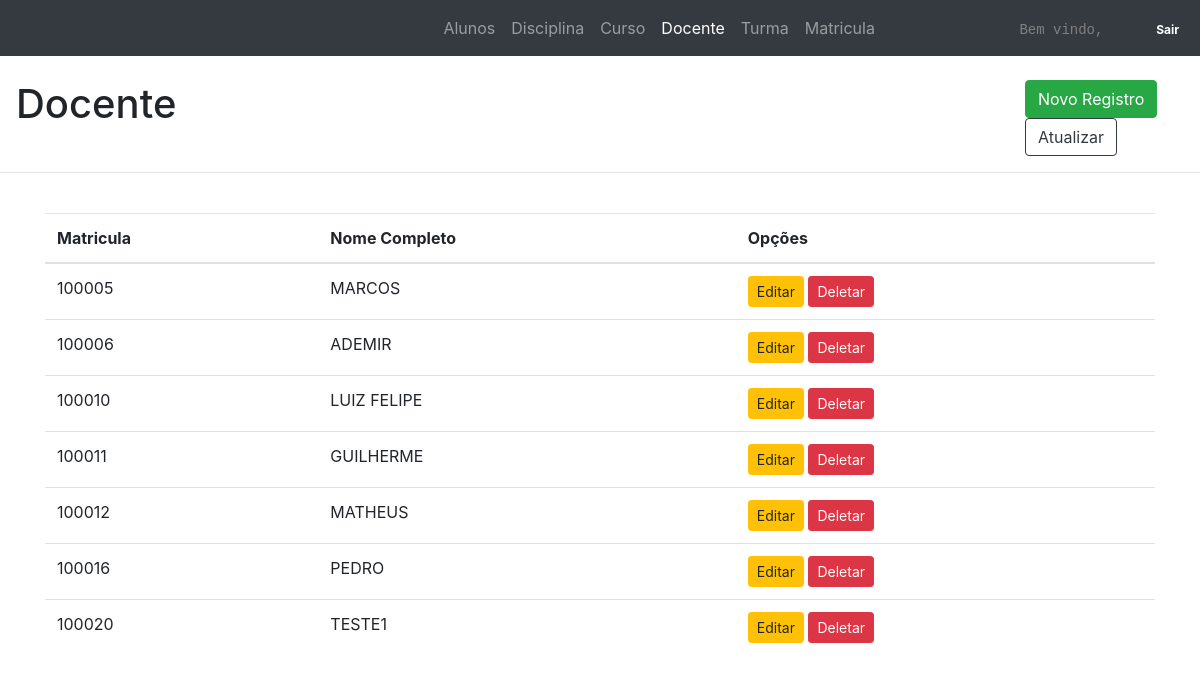
Page /app/docente.php (signed in) on the committed database.
### tables this page shows
create table docente
(
	matriculaDocente int auto_increment
		primary key,
	nomeCompleto varchar(50) null
);

### app/docente.php (the view, shortened to what this page needs)
<?php
include 'conexao.php';
?>
    <!DOCTYPE html>
    <html lang="pt-br">
    <head>
      <link rel="stylesheet" href="https://stackpath.bootstrapcdn.com/bootstrap/4.1.3/css/bootstrap.min.css">
      <link rel="stylesheet" href="https://maxcdn.bootstrapcdn.com/bootstrap/4.0.0/css/bootstrap.min.css">
      <link rel="stylesheet" href="./css/main.css">
      <link href="https://unpkg.com/gijgo@1.9.13/css/gijgo.min.css" rel="stylesheet" type="text/css" />
  </head>
  <body>
    <nav class="navbar navbar-expand-lg navbar-dark bg-dark">
      <div class="container col-lg-2 ">
        <div class="collapse navbar-collapse" id="navbarNav">
          <ul class="navbar-nav">
            <li class="nav-item">
              <a class="nav-link" href="./aluno.php">Alunos</a>
            </li>
            <li class="nav-item">
              <a class="nav-link" href="./disciplinas.php">Disciplina</a>
            </li>
            <li class="nav-item">
              <a class="nav-link" href="./curso.php">Curso</a>
            </li>
            <li class="nav-item active">
              <a class="nav-link" href="./docente.php">Docente</a>
            </li>
            <li class="nav-item">
              <a class="nav-link" href="./turma.php">Turma</a>
            </li>
            <li class="nav-item">
              <a class="nav-link" href="./matricula.php">Matricula</a>
            </li>
          </ul>
        </div>
      </div>
     <div class="mr-5">
        <code class="text-right"><font color="grey">Bem vindo, <?php echo $_SESSION['login'] . " ";?></font></code>
    </div>
    <div>
        <a href="./index.php" class="badge badge-dark">Sair</a>
    </div>
    </nav>
 <br>
 <div class="row">
    <div class="col">
      <h1 class="ml-3">Docente</h1>
  </div>
  <div class="col col-lg-2">
    <button autofocus type="button" class="btn btn-success" data-toggle="modal" data-target="#addDocente">Novo Registro</button>
    <button type="button" class="btn btn-outline-dark" onclick="location.reload()">Atualizar</button>
</div>
</div>
<hr>
<br>
<?php
$sql = "SELECT * FROM Docente;";
$stmt = $conn->prepare($sql);
$stmt->execute();
$result = $stmt->fetchAll();
?>
<div class="container">
    <table class="table table-hover">
      <thead>
        <tr>
          <th scope="col">Matricula</th>
          <th scope="col">Nome Completo</th>
          <th scope="col">Opções</th>
      </tr>
  </thead>
  <tbody>
    <?php foreach ($result as $key => $value) : ?>
      <tr>
        <td><?=$value['matriculaDocente']; ?></td>
        <td><?=$value['nomeCompleto']; ?></td>
        <td>
          <button type="submit" class="btn btn-warning btn-sm" data-toggle="modal" data-target="#editaDocente" onclick="editaDocente(<?=$value['matriculaDocente']; ?>, '<?=$value['nomeCompleto']; ?>');">Editar</button>
          <button  type="submit" class="btn btn-danger btn-sm" onclick="deletaRegistro('excluirDocente', <?php echo $value['matriculaDocente']; ?>)">Deletar
          </button>
      </td>
  </tr>
<?php endforeach ?>
</tbody>
</table>
</div>
</body>
</html>

### rows in the picture
docente: matriculaDocente "100005", nomeCompleto "MARCOS"
docente: matriculaDocente "100006", nomeCompleto "ADEMIR"
docente: matriculaDocente "100010", nomeCompleto "LUIZ FELIPE"
docente: matriculaDocente "100011", nomeCompleto "GUILHERME"
docente: matriculaDocente "100012", nomeCompleto "MATHEUS"
docente: matriculaDocente "100016", nomeCompleto "PEDRO"
docente: matriculaDocente "100020", nomeCompleto "TESTE1"
